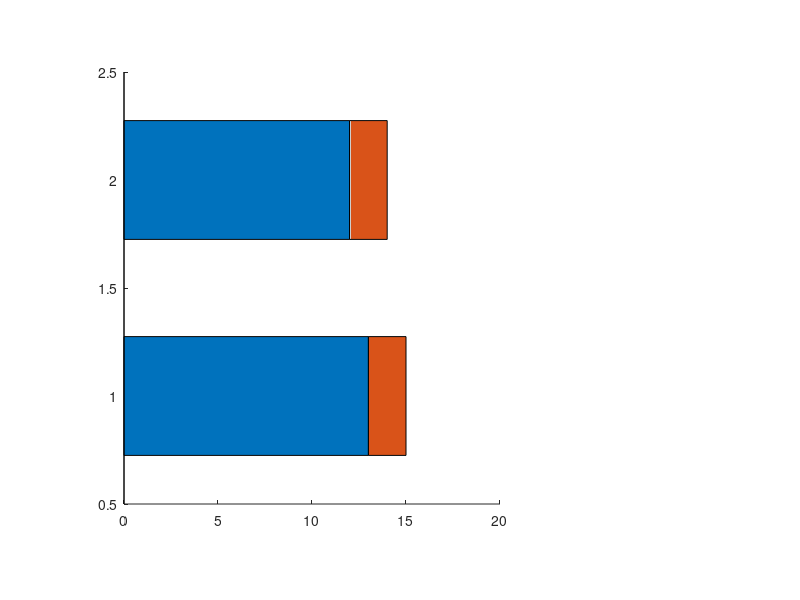

Recreate this plot in MATLAB. (Note: this script raises an error after producing the figure.)
% fig_osinergmin.m — gráfico sobrio del dato OSINERGMIN (Tabla 2 de la tesis):
% accidentes mortales y víctimas 2024 por lugar (subterránea vs superficie).
OUT = 'C:\Users\Adrian Lopez\Documents\tesis_proyecto\fase4\presentacion\osinergmin_2024.png';
AZUL = [0 51 160]/255; GRISC = [0.78 0.82 0.87];

fig = figure('Color','w','Position',[60 60 1000 290],'Visible','off');
ax = axes(fig,'Position',[0.155 0.16 0.47 0.72]); hold(ax,'on');

cats = {'Víctimas mortales','Accidentes mortales'};
sub = [13 12]; sup = [2 2];
b = barh(ax, [1 2], [sub; sup]', 'stacked', 'BarWidth', 0.55);
b(1).FaceColor = AZUL;  b(1).EdgeColor = 'none';
b(2).FaceColor = GRISC; b(2).EdgeColor = 'none';
% etiquetas dentro de las barras
for k = 1:2
    text(ax, sub(k)/2, k, sprintf('%d', sub(k)), 'Color','w','FontWeight','bold', ...
        'FontSize',13,'HorizontalAlignment','center','FontName','Calibri');
    text(ax, sub(k)+sup(k)/2, k, sprintf('%d', sup(k)), 'Color',[0.25 0.3 0.35], ...
        'FontWeight','bold','FontSize',12,'HorizontalAlignment','center','FontName','Calibri');
end
set(ax,'YTick',[1 2],'YTickLabel',cats,'FontName','Calibri','FontSize',12.5, ...
    'XColor','none','YColor',[0.2 0.25 0.3],'Box','off');
xlim(ax,[0 16]); ylim(ax,[0.45 2.55]);
legend(ax, {'Minería subterránea','Superficie'}, 'Location','southoutside', ...
    'Orientation','horizontal','FontSize',11,'FontName','Calibri','Box','off');

% callout del porcentaje
annotation(fig,'textbox',[0.645 0.42 0.34 0.42],'EdgeColor','none', ...
    'String','86.7 %','FontName','Cambria','FontSize',44,'FontWeight','bold', ...
    'Color',AZUL,'HorizontalAlignment','center');
annotation(fig,'textbox',[0.645 0.14 0.34 0.30],'EdgeColor','none', ...
    'String',{'de las víctimas mortales de 2024','ocurrieron en minería subterránea','(OSINERGMIN, ene–dic 2024)'}, ...
    'FontName','Calibri','FontSize',11.5,'Color',[0.2 0.25 0.3],'HorizontalAlignment','center');

exportgraphics(fig, OUT, 'Resolution', 220);
disp('FIG OSINERGMIN OK');
exit;
